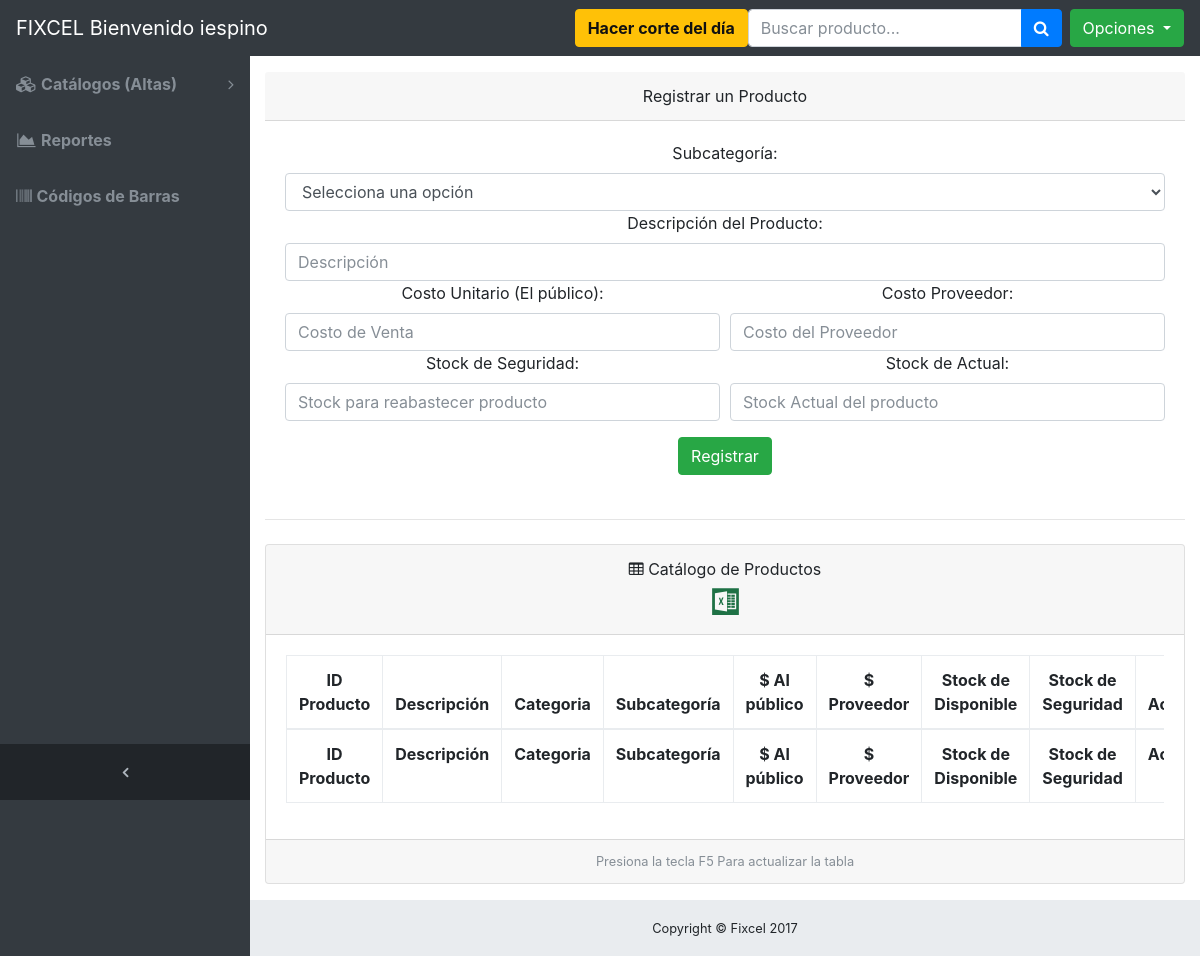
The page /altas_productos.php (signed in) on the database as committed earlier.
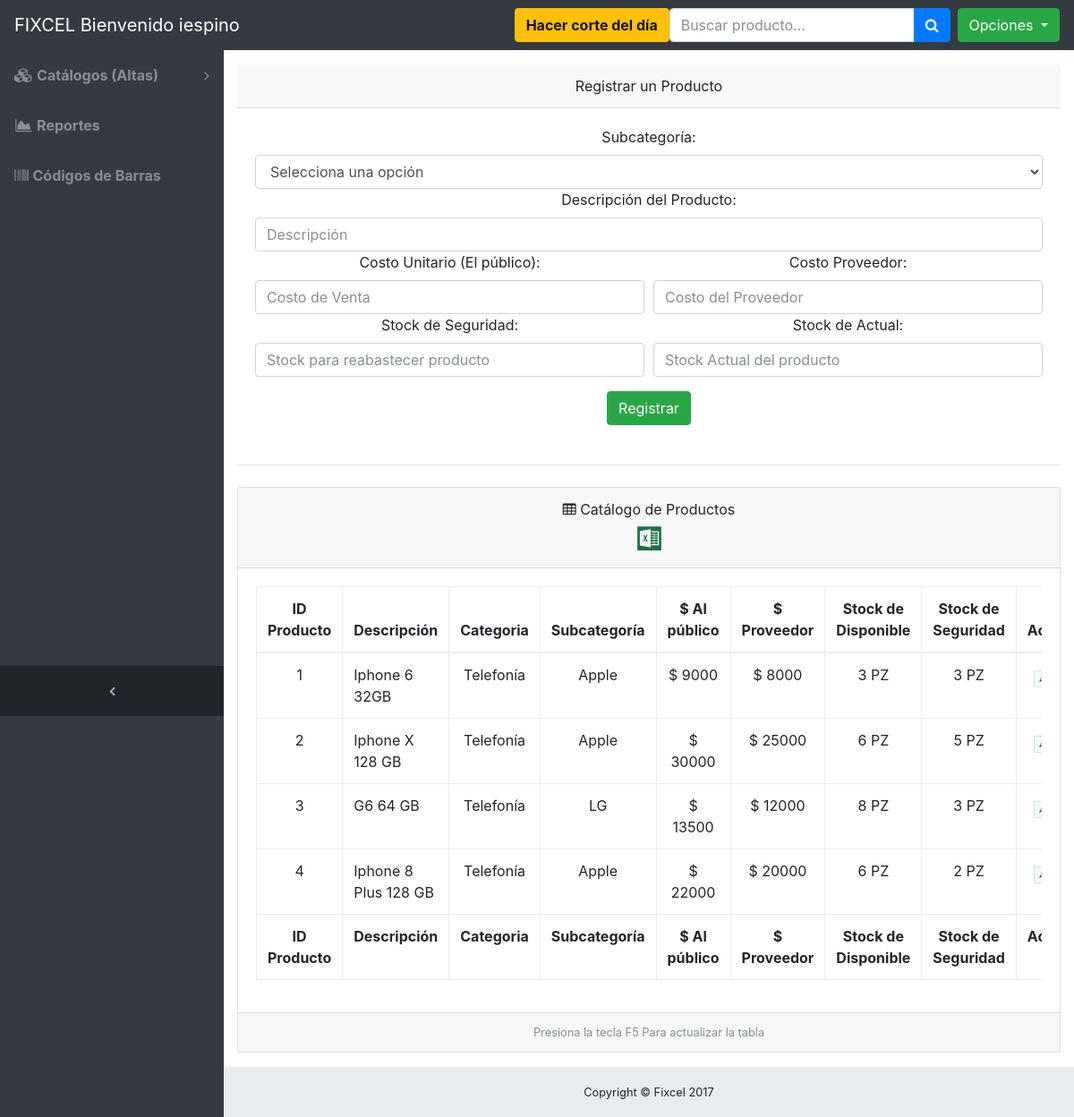
The same page on the database as committed later.
### tables this page shows
CREATE TABLE IF NOT EXISTS `productos` (
`id_producto` int(15) NOT NULL,
  `id_subcategoria` int(11) NOT NULL COMMENT 'Fk subcategoria Tabla Subcategoria',
  `descripcion_producto` text NOT NULL,
  `costo_unitario` float NOT NULL COMMENT 'Costo al púbíco',
  `costo_proveedor` float NOT NULL COMMENT 'Costo real del proveedor',
  `stock_seguridad` int(5) NOT NULL COMMENT 'Stock para lanzar notificacion para surtir',
  `fecha_registro` timestamp NOT NULL DEFAULT CURRENT_TIMESTAMP ON UPDATE CURRENT_TIMESTAMP
);

CREATE TABLE IF NOT EXISTS `codigos_barras` (
`id_codigos_barras` int(11) NOT NULL,
  `id_producto` int(11) NOT NULL COMMENT 'FK IdProducto Tabla Productos',
  `codigo_barras` varchar(45) NOT NULL
);

CREATE TABLE IF NOT EXISTS `categoria_productos` (
`id_categoria` int(11) NOT NULL,
  `descripcion_categoria` text NOT NULL
);

CREATE TABLE IF NOT EXISTS `subcategorias_productos` (
`id_subcategoria` int(11) NOT NULL,
  `descripcion_subcategoria` text NOT NULL,
  `id_categoria` int(11) NOT NULL COMMENT 'fk Tabla:categoria_productos'
);

CREATE TABLE IF NOT EXISTS `stock` (
`id_stock` int(11) NOT NULL,
  `id_producto` int(11) NOT NULL,
  `stock_disponible` int(20) NOT NULL
);

### application/DB_Connect.php (called while the page is built, shortened)
<?php
class DB_Connect {
    public function connect()
    {
        $con = new PDO('mysql:host=localhost;dbname=fixcel;charset=utf8', 'root', 'Password1');
        $con->setAttribute(PDO::ATTR_EMULATE_PREPARES, false);
        $con->setAttribute(PDO::ATTR_ERRMODE, PDO::ERRMODE_EXCEPTION);
        return $con;
    }
}
?>

### controllers/ControllerProductos.php (called while the page is built, shortened)
<?php
 require_once 'application/DB_Connect.php';
class ControllerProductos
{
    private $pdo;
    function __construct()
    {
        $this->db = new DB_Connect();
        $this->pdo = $this->db->connect();
    }
    public function getAllProductos()
    {
        $stmt = $this->pdo->prepare('SELECT * FROM productos
                                     inner join subcategorias_productos
                                     on productos.id_subcategoria = subcategorias_productos.id_subcategoria
                                     inner join categoria_productos
                                     on subcategorias_productos.id_categoria = categoria_productos.id_categoria
                                     inner join stock
                                     on productos.id_producto = stock.id_producto
                                     inner join codigos_barras
                                     on productos.id_producto = codigos_barras.id_producto
                                     order by productos.id_producto asc');
        $result = $stmt->execute( );
        $array = array();
        $ind = 0;
        foreach ($stmt as $row)
        {
            $itm = new Productos();
            $itm->id_producto = $row['id_producto'];
            $itm->id_subcategoria = $row['id_subcategoria'];
            $itm->descripcion_subcategoria = $row['descripcion_subcategoria'];
            $itm->descripcion_categoria = $row['descripcion_categoria'];
            $itm->descripcion_producto = $row['descripcion_producto'];
            $itm->costo_unitario = $row['costo_unitario'];
            $itm->costo_proveedor = $row['costo_proveedor'];
            $itm->stock_seguridad = $row['stock_seguridad'];
            $itm->fecha_registro = $row['fecha_registro'];
            $itm->stock_disponible = $row['stock_disponible'];
            $itm->codigo_barras = $row['codigo_barras'];
            $array[$ind] = $itm;
            $ind++;
        }
        return $array;
    }
}
?>

### altas_productos.php (the view, shortened to what the changed rows need)
<?php
require_once 'controllers/ControllerProductos.php';
$controller_productos = new ControllerProductos();
$productos = $controller_productos->getAllProductos();
?>
<!DOCTYPE html>
<html lang="en">
<head>
  <link href="vendor/bootstrap/css/bootstrap.min.css" rel="stylesheet">
  <link href="vendor/font-awesome/css/font-awesome.min.css" rel="stylesheet" type="text/css">
  <link href="css/sb-admin.css" rel="stylesheet">
  <link rel="stylesheet" href="dist_alert/sweetalert.css">
</head>
<body class="fixed-nav sticky-footer bg-dark" id="page-top">
  <div class="content-wrapper">
    <div class="container-fluid">
      <div class="card mb-3">
        <div class="card-body">
          <div class="table-responsive">
            <table class="table table-bordered" id="dataTable" width="100%" cellspacing="0">
              <thead>
                <tr>
                  <th><center>ID Producto</center></th>
                  <th><center>Descripción</center></th>
                  <th><center>Categoria</center></th>
                  <th><center>Subcategoría</center></th>
                  <th><center>$ Al público</center></th>
                  <th><center>$ Proveedor</center></th>
                   <th><center>Stock de Disponible</center></th>
                  <th><center>Stock de Seguridad</center></th>
                  <th><center>Acción</center></th>
                </tr>
              </thead>
              <tfoot>
                <tr>
                  <th><center>ID Producto</center></th>
                  <th><center>Descripción</center></th>
                  <th><center>Categoria</center></th>
                  <th><center>Subcategoría</center></th>
                  <th><center>$ Al público</center></th>
                  <th><center>$ Proveedor</center></th>
                   <th><center>Stock de Disponible</center></th>
                 <th><center>Stock de Seguridad</center></th>
                  <th><center>Acción</center></th>
               </tr>
              </tfoot>
              <tbody>
              <?php
                  foreach ($productos as $p)
                  {
                 $id_producto = $p->id_producto;
                 $descripcion_producto = $p->descripcion_producto;
                 $costo_unitario = $p->costo_unitario;
                 $costo_proveedor = $p->costo_proveedor;
                 $stock_seguridad = $p->stock_seguridad;
                 $stock_disponible = $p->stock_disponible;
             echo "<tr>
                      <td><center>$p->id_producto</center></td>
                      <td>$p->descripcion_producto</td>
                      <td><center>$p->descripcion_categoria</center></td>
                      <td><center>$p->descripcion_subcategoria</center></td>
                      <td><center>$ $p->costo_unitario</center></td>
                      <td><center>$ $p->costo_proveedor</center></td>
                      <td><center>$p->stock_disponible PZ</center></td>
                      <td><center>$p->stock_seguridad PZ</center></td>
                      <td>
                      <a title='Editar Información' data-toggle='modal' data-target='#edit_prod_modal' onclick='javascript:EditModeDialog($id_producto,\"".$descripcion_producto."\",$costo_unitario,$costo_proveedor,$stock_seguridad,$stock_disponible);'><span class='badge badge-pill badge-default'><img src='./icons/edit_prod.svg' style='width:23px; height:23px;' /></span></a>
                      </td>
                 </tr>";
                  }
                ?>
              </tbody>
            </table>
          </div>
        </div>
      </div>
    </div>
  </div>
</body>
</html>

Rows that differ between the two databases and show on the page:
added productos: codigos_barras.id_producto "1", descripcion_producto "Iphone 6 32GB", categoria_productos.descripcion_categoria "Telefonía", id_subcategoria.descripcion_subcategoria "Apple", costo_unitario "9000", costo_proveedor "8000", stock.stock_disponible "3", stock_seguridad "3"
added productos: codigos_barras.id_producto "2", descripcion_producto "Iphone X 128 GB", categoria_productos.descripcion_categoria "Telefonía", id_subcategoria.descripcion_subcategoria "Apple", costo_unitario "30000", costo_proveedor "25000", stock.stock_disponible "6", stock_seguridad "5"
added productos: codigos_barras.id_producto "3", descripcion_producto "G6 64 GB", categoria_productos.descripcion_categoria "Telefonía", id_subcategoria.descripcion_subcategoria "LG", costo_unitario "13500", costo_proveedor "12000", stock.stock_disponible "8", stock_seguridad "3"
added productos: codigos_barras.id_producto "4", descripcion_producto "Iphone 8 Plus 128 GB", categoria_productos.descripcion_categoria "Telefonía", id_subcategoria.descripcion_subcategoria "Apple", costo_unitario "22000", costo_proveedor "20000", stock.stock_disponible "6", stock_seguridad "2"
